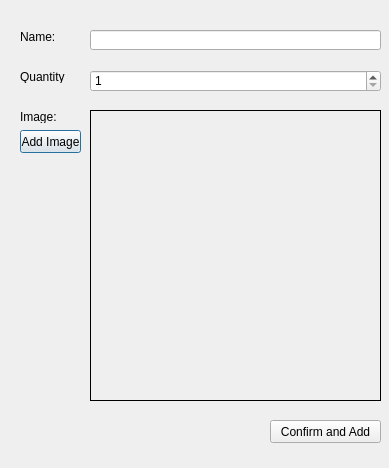
<?xml version="1.0" encoding="UTF-8"?>
<ui version="4.0">
 <class>AddItemDialogue</class>
 <widget class="QDialog" name="AddItemDialogue">
  <property name="geometry">
   <rect>
    <x>0</x>
    <y>0</y>
    <width>389</width>
    <height>468</height>
   </rect>
  </property>
  <property name="windowTitle">
   <string>Dialog</string>
  </property>
  <widget class="QLabel" name="lblProductName">
   <property name="geometry">
    <rect>
     <x>20</x>
     <y>30</y>
     <width>47</width>
     <height>13</height>
    </rect>
   </property>
   <property name="text">
    <string>Name:</string>
   </property>
  </widget>
  <widget class="QLabel" name="lblProductQuantity">
   <property name="geometry">
    <rect>
     <x>20</x>
     <y>70</y>
     <width>47</width>
     <height>13</height>
    </rect>
   </property>
   <property name="text">
    <string>Quantity</string>
   </property>
  </widget>
  <widget class="QLabel" name="lblProductImage">
   <property name="geometry">
    <rect>
     <x>20</x>
     <y>110</y>
     <width>47</width>
     <height>13</height>
    </rect>
   </property>
   <property name="text">
    <string>Image:</string>
   </property>
  </widget>
  <widget class="QSpinBox" name="sbQuantity">
   <property name="geometry">
    <rect>
     <x>90</x>
     <y>70</y>
     <width>291</width>
     <height>22</height>
    </rect>
   </property>
   <property name="minimum">
    <number>1</number>
   </property>
   <property name="maximum">
    <number>999</number>
   </property>
  </widget>
  <widget class="QLineEdit" name="leName">
   <property name="geometry">
    <rect>
     <x>90</x>
     <y>30</y>
     <width>291</width>
     <height>20</height>
    </rect>
   </property>
  </widget>
  <widget class="QLabel" name="lblImage">
   <property name="geometry">
    <rect>
     <x>90</x>
     <y>110</y>
     <width>291</width>
     <height>291</height>
    </rect>
   </property>
   <property name="frameShape">
    <enum>QFrame::Box</enum>
   </property>
   <property name="text">
    <string/>
   </property>
  </widget>
  <widget class="QPushButton" name="pbAddImage">
   <property name="geometry">
    <rect>
     <x>20</x>
     <y>130</y>
     <width>61</width>
     <height>23</height>
    </rect>
   </property>
   <property name="text">
    <string>Add Image</string>
   </property>
  </widget>
  <widget class="QPushButton" name="pbConfirmAdd">
   <property name="geometry">
    <rect>
     <x>270</x>
     <y>420</y>
     <width>111</width>
     <height>23</height>
    </rect>
   </property>
   <property name="text">
    <string>Confirm and Add</string>
   </property>
  </widget>
 </widget>
 <resources/>
 <connections/>
</ui>
